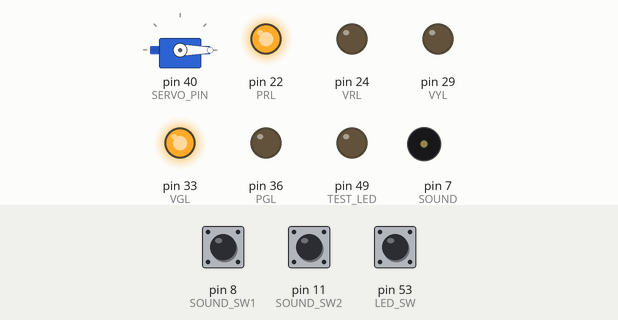
This sketch was run on a simulated Arduino Mega 2560, built with avr-gcc and run on an emulated ATmega2560. Parts: servo, output pins drawn as LEDs (lit = HIGH), buzzer (waves = sounding). The inputs (shaded band) are chosen by the test bench; at power-on: pin 53 (LED_SW) HIGH, pin 8 (SOUND_SW1) HIGH, pin 11 (SOUND_SW2) HIGH.

Above: at 1.2 s.
1.3 s: pin 53 (LED_SW) pulled LOW for 0.15 s
At 2.1 s:
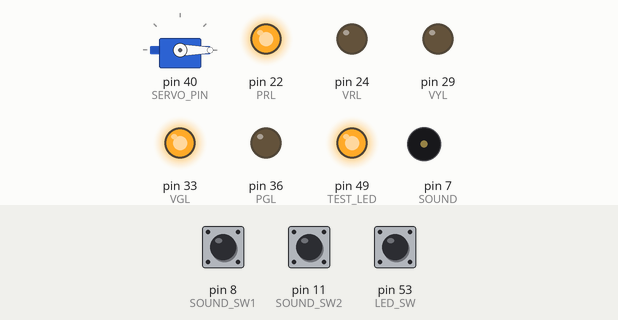
4.4 s: pin 8 (SOUND_SW1) pulled LOW for 0.15 s
At 7.2 s:
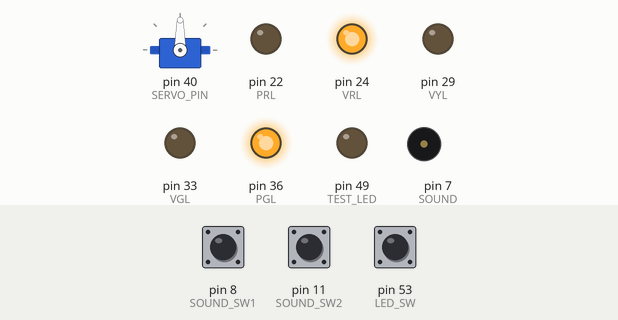
7.5 s: pin 11 (SOUND_SW2) pulled LOW for 3.2 s
At 10.5 s:
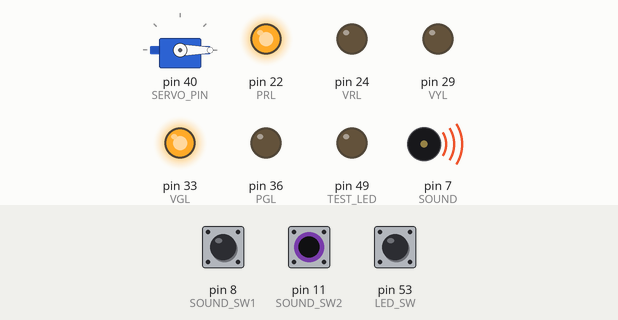
12.2 s: pin 8 (SOUND_SW1) pulled LOW for 3.2 s
At 16.4 s:
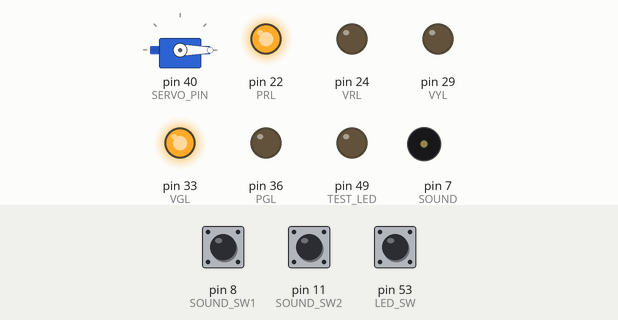
16.9 s: pin 53 (LED_SW) pulled LOW for 3.2 s
At 22.1 s:
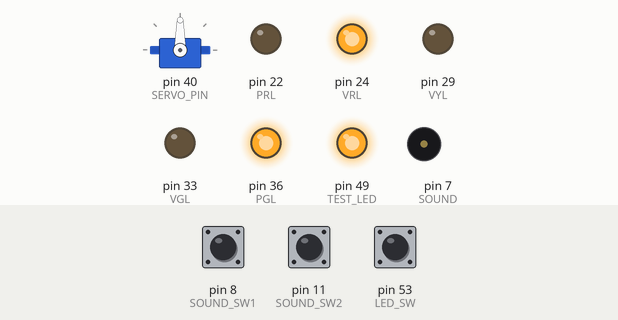
Timing chart, 0 to 25.8 s (numbered marks = the images above; inputs shaded):
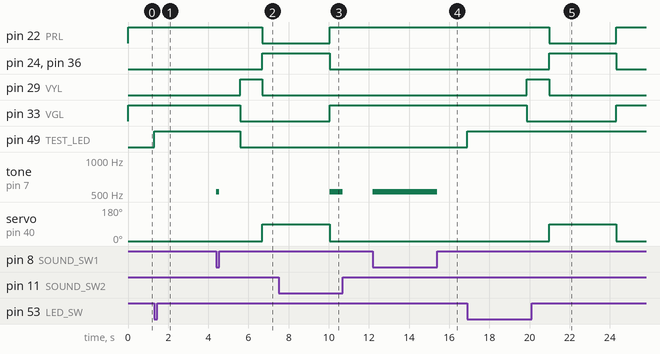

Measured:
- after the input at 1.3 s, pin 49 (TEST_LED): LOW → HIGH at once
- after the input at 4.4 s, tone on pin 7 (SOUND): silent → 523 Hz at once, → silent 0.15 s later
- after the input at 7.5 s, tone on pin 7 (SOUND): silent → 523 Hz after 2.5 s, → silent 0.66 s later
- after the input at 12.2 s, tone on pin 7 (SOUND): silent → 523 Hz at once, → silent 3.2 s later
- after the input at 16.9 s, pin 22 (PRL): HIGH → LOW after 4.1 s, → HIGH 3.3 s later; pin 24 (VRL), pin 36 (PGL): LOW → HIGH after 4.1 s, → LOW 3.3 s later; pin 29 (VYL): LOW → HIGH after 3.0 s, → LOW 1.1 s later; pin 33 (VGL): HIGH → LOW after 3.0 s, → HIGH 4.5 s later; pin 49 (TEST_LED): LOW → HIGH at once

The sketch:

semi-final.ino
```cpp
#include <Servo.h>

#define VRL 24
#define VYL 29
#define VGL 33
#define PRL 22
#define PGL 36
#define LED_SW 53
#define TEST_LED 49
#define SOUND_SW1 8
#define SOUND_SW2 11
#define SOUND 7
#define SERVO_PIN 40

Servo servo;

void setup() {
  pinMode(VRL, OUTPUT);
  pinMode(VYL, OUTPUT);
  pinMode(VGL, OUTPUT);
  pinMode(PRL, OUTPUT);
  pinMode(PGL, OUTPUT);
  pinMode(LED_SW, INPUT);
  pinMode(TEST_LED, OUTPUT);
  pinMode(SOUND_SW1, INPUT);
  pinMode(SOUND_SW2, INPUT);
  pinMode(SOUND, OUTPUT);
  pinMode(SERVO_PIN, OUTPUT);
  servo.attach(SERVO_PIN);
}

void keep_VGL_on();
void VTimeTaken(unsigned long VTT, int* PSW, int ISO);
void OnOthers(unsigned long VTT[3], int* ISO);
void turnSound(int ISO);

void loop() {
  // 0 : RED
  // 1 : GREEN
  // 2 : YELLOW
  unsigned long VTT[3] = {5000, 3000, 1000};
  static int VCount = 0;
  static int save_SW;
  int* PSW = &save_SW;
  int ISO;
  keep_VGL_on();

  servo.write(0);
  ISO = 0;
  VTimeTaken(VTT[VCount], PSW, ISO);


  if (VCount == 0 && save_SW == 1)
      {
        save_SW = 0;
        digitalWrite(TEST_LED, LOW);
        OnOthers(VTT, &ISO);
      }
  if (VCount == 2)
    VCount = 0;
  else
    VCount++;
}

void keep_VGL_on()
{
  digitalWrite(PRL, HIGH);
  digitalWrite(VGL, HIGH);
  digitalWrite(PGL, LOW);
  digitalWrite(VYL, LOW);
  digitalWrite(VRL, LOW);
}

void VTimeTaken(unsigned long VTT, int* PSW, int ISO)
{
  unsigned long cur_time = 0, old_time = 0;
  unsigned long time_taken = 0;
  int swInput;

  while(time_taken < VTT)
  {
    old_time = millis();
    swInput = digitalRead(LED_SW);
    if (swInput == LOW)
    {
      *PSW = 1;
      digitalWrite(TEST_LED, HIGH);
    }
    turnSound(ISO);
    cur_time = millis();
    time_taken += cur_time - old_time;
  }
}

void OnOthers(unsigned long VTT[3], int* ISO)
{
  int temp = 0;
  int *pTemp = &temp;
  digitalWrite(VYL, HIGH);
  digitalWrite(VGL, LOW);
  VTimeTaken(VTT[2], pTemp, *ISO);
  *ISO = 1;
  servo.write(90);
  digitalWrite(VYL, LOW);
  digitalWrite(VRL, HIGH);
  digitalWrite(PRL, LOW);
  digitalWrite(PGL, HIGH);
  VTimeTaken(VTT[1], pTemp, *ISO);
}

void turnSound(int ISO)
{
  int swValue1 = digitalRead(SOUND_SW1);
  int swValue2 = digitalRead(SOUND_SW2);

  if (swValue1 == LOW && swValue2 == LOW)
    noTone(SOUND);
  else if (ISO == 0 && swValue1 == LOW && swValue2 == HIGH)
    tone(SOUND, 523);
  else if (ISO == 0 && swValue2 == LOW && swValue1 == HIGH)
    tone(SOUND, 523);
  else
    noTone(SOUND);
}
```
